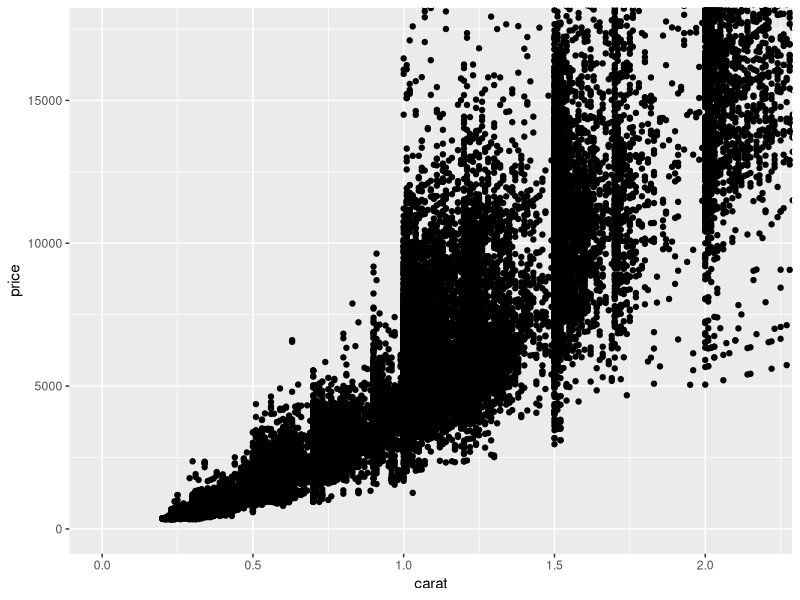
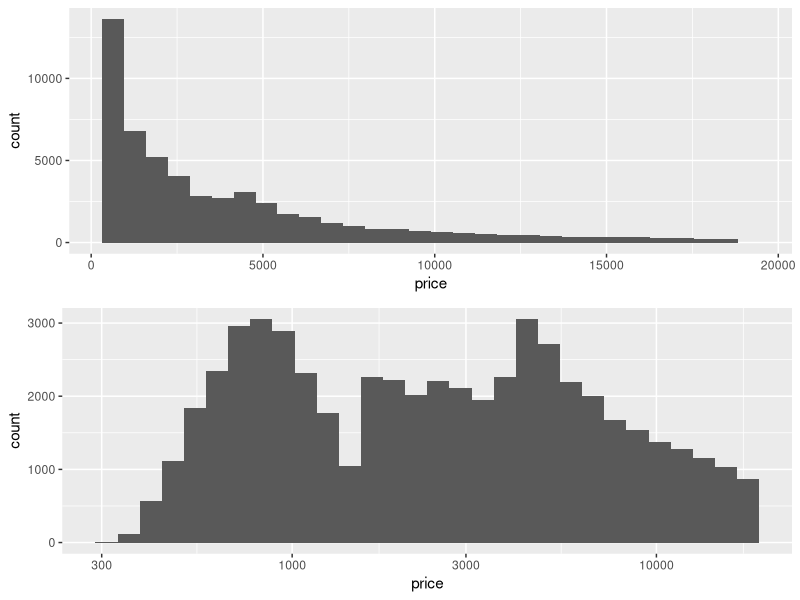

The R script that drew these images, in order:
## ---- chunk 1
library(ggplot2)
## ---- chunk 2
ggplot(data=diamonds, aes(x=carat, y=price)) + geom_point() +
  coord_cartesian(xlim=c(0, quantile(diamonds$carat, 0.99)), ylim=c(0, quantile(diamonds$price, 0.99)))
## ---- chunk 3

library(gridExtra)

plot1 <- ggplot(data=diamonds, aes(x=price)) + geom_histogram()
  ggtitle('Price')

plot2 <- ggplot(data=diamonds, aes(x=price)) + geom_histogram() + scale_x_log10()
  ggtitle('Price (log10)')

grid.arrange(plot1, plot2)
